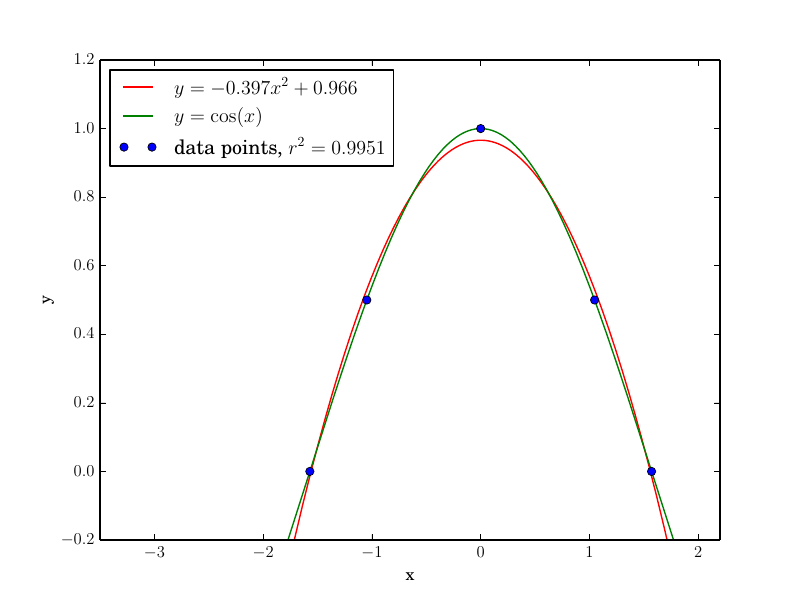

The script that saved this image:
import os
import numpy as np
import matplotlib.pyplot as plt
import matplotlib as mpl
mpl.style.use('classic')
axis_font = {'size':'16'}
#mpl.rcParams['errorbar.capsize'] = 3
from matplotlib import rcParams
rcParams.update({'font.size': 16})
rcParams.update({'figure.autolayout': True})

### Dibujaremos
plt.rc('text', usetex=True)
plt.rc('font', family='serif')

fig = plt.figure()
ax1 = fig.add_subplot(111)  

####################
x = [-np.pi/2, -np.pi/3, 0, np.pi/3, np.pi/2]
x1 = np.arange(-3,3, 0.01)
y = [0, 0.5, 1, 0.5, 0]
y1 = -0.397*x1**2 + 0.966
y2 = np.cos(x1)

# Space of ploting
plt.xlim((-2.2, 2.2))
plt.ylim((-0.2, 1.2))

# Plot
ax1.plot(x1, y1, '-', c='red',   label=r'$y = -0.397x^2 + 0.966$')
ax1.plot(x1, y2, '-', c='green', label=r'$y = \cos(x)$')
ax1.plot(x,  y,  'o', c='blue',  label='data points, $r^2 = 0.9951$')

# Notes n' legends
leg = ax1.legend(loc='lower center')
ax1.set_xlabel('x')
ax1.set_ylabel('y')

#####################
#plt.show()
pwd = os.popen("pwd").read()
pwd = pwd.rstrip() + "/img/"
fig.savefig(pwd+'pi.pdf')
